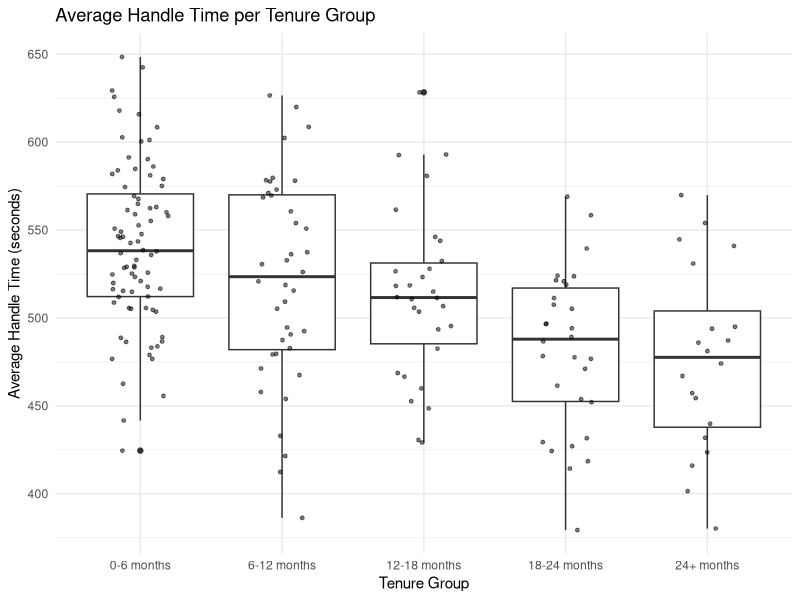
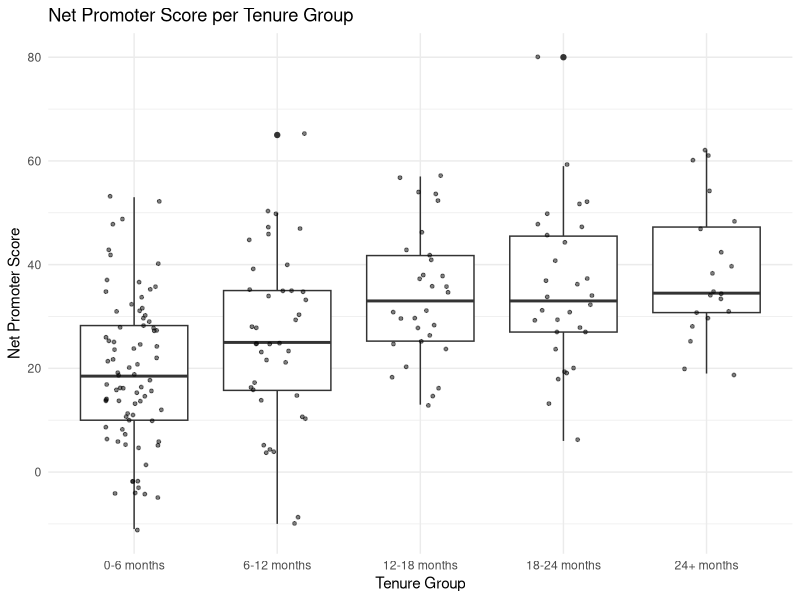
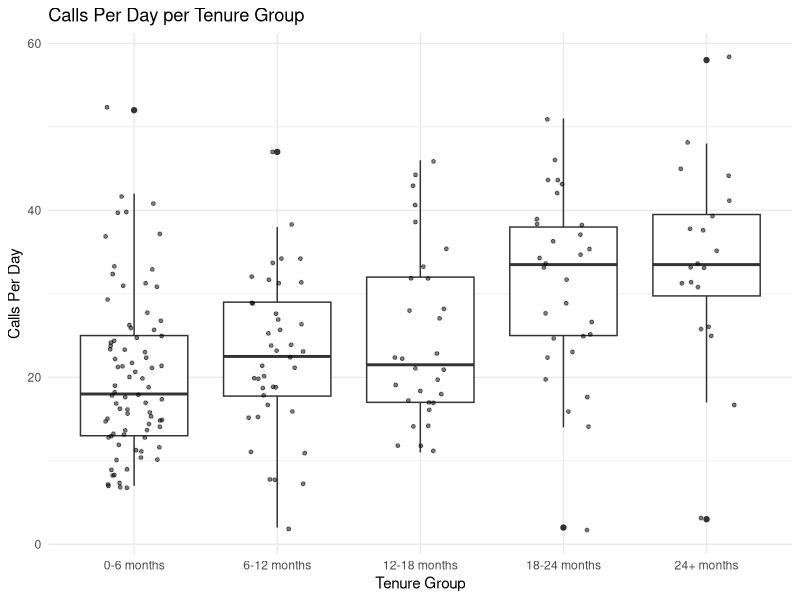
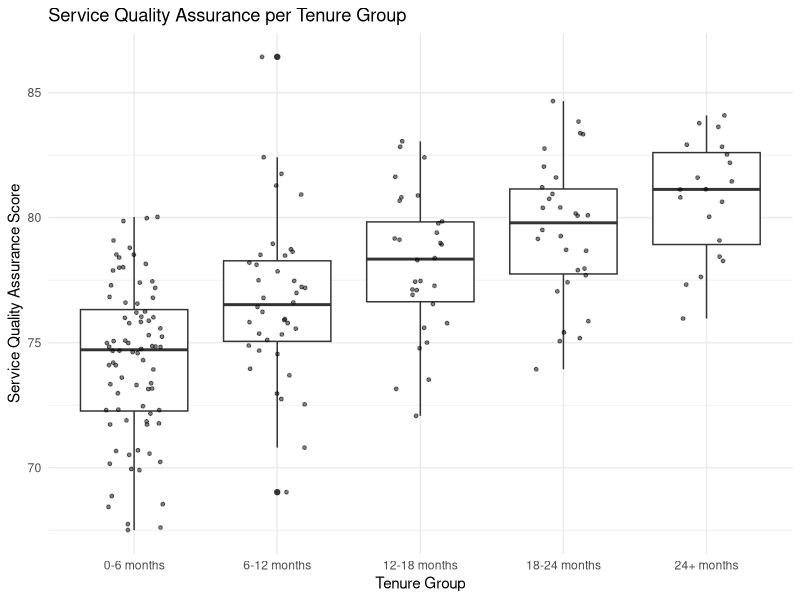
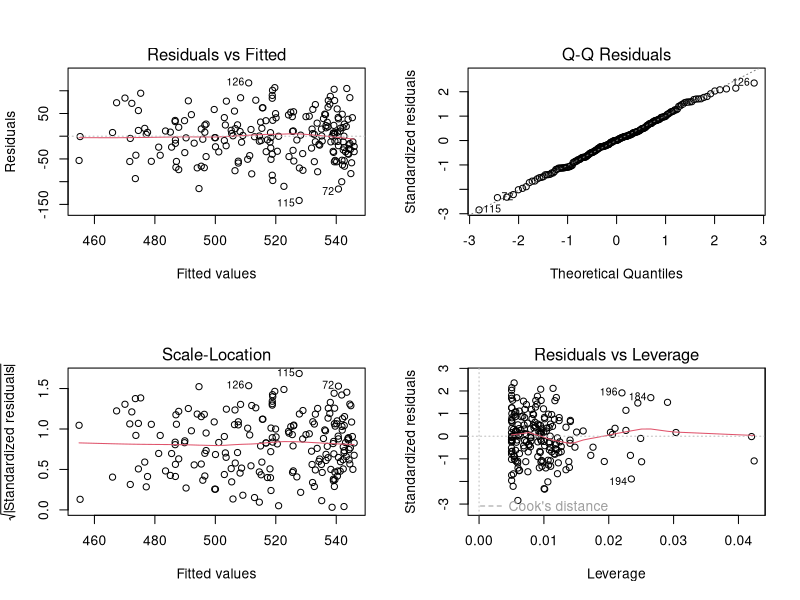
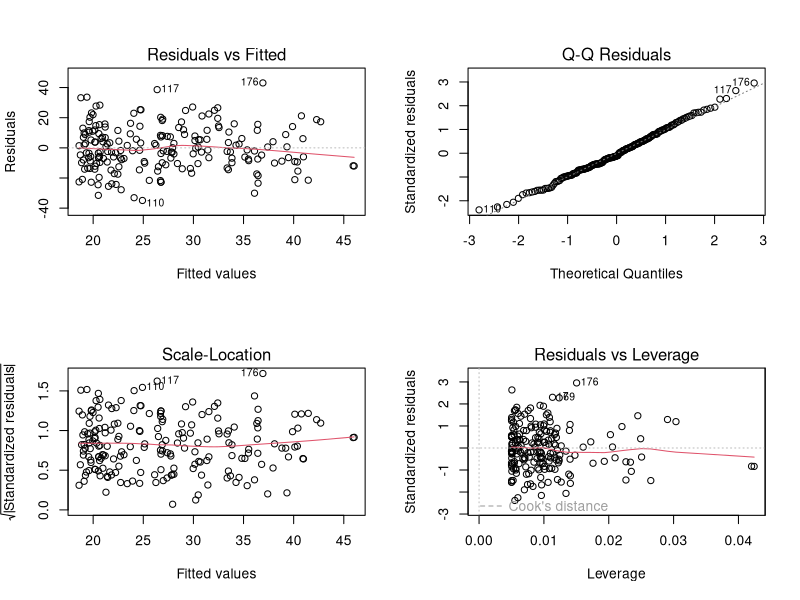
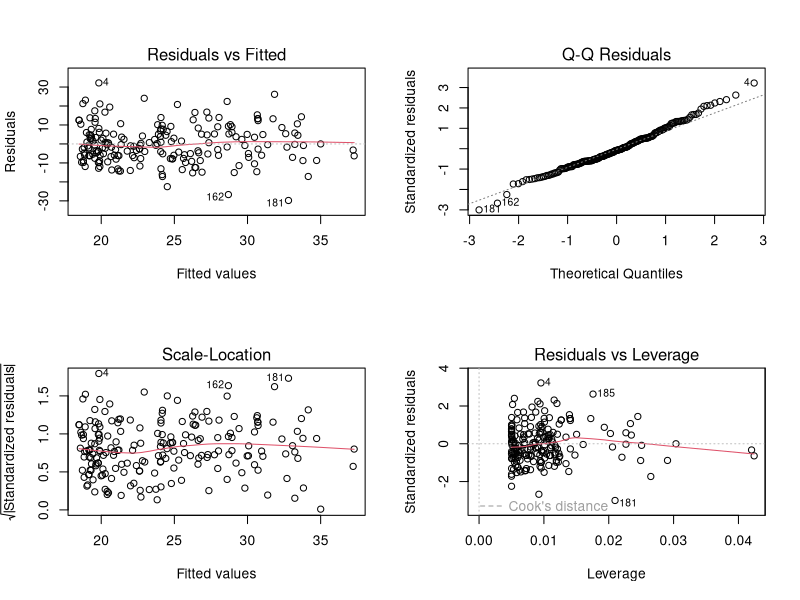
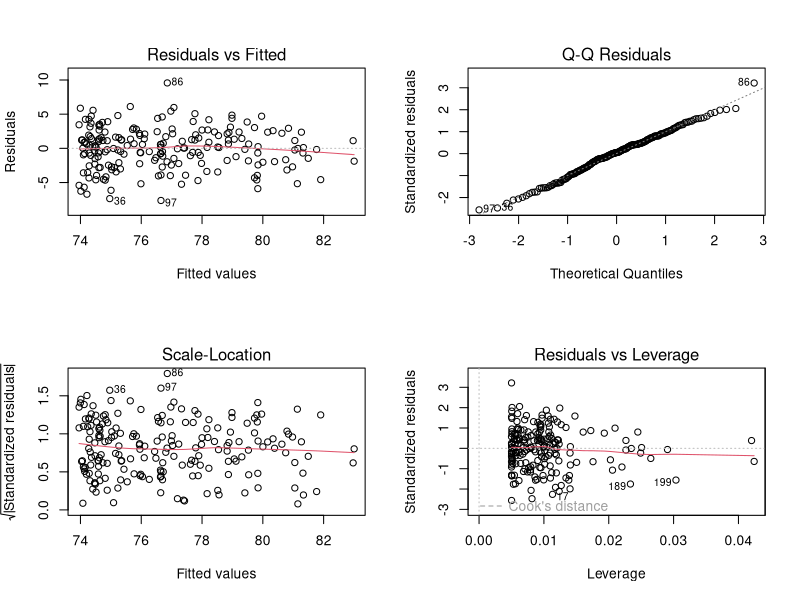

R code for these plots, in order:
# install.packages(c("tidyverse", "lubridate", "MASS", "reshape2"))

library(tidyverse)
library(MASS)
library(lubridate)
library(reshape2)

# set seed for reproducibility when generating random data
set.seed(123)

# set number of total employees
total_employees <- 200

# create row names for each tenure cohort
tenure_groups <- c("0-6 months", "6-12 months", "12-18 months", "18-24 months", "24+ months")
# distribute tenure cohorts into 40% 0-6 months and distribute the remainder among other cohorts
tenure_distribution <- c(0.4, 0.2, 0.15, 0.15, 0.1)
# get integer values of each tenure group depending on the percentage distribution
employees_per_group <- round(total_employees * tenure_distribution)

# create empty dataframe to store generated employee data
df <- data.frame()

# synthesise data
for (i in 1:length(tenure_groups)) {
  group_df <- tibble(
    EmployeeID = seq(from = 1, to = employees_per_group[i]),
    TenureGroup = tenure_groups[i],
    # generate values for KPIs from a normal distribution - sqrt function is used here to simulate the increase as tenure increases
    AHT = rnorm(n = employees_per_group[i], mean = (600 - sqrt(i)*60), sd = 50), # Increased variability
    NPS = round(rnorm(n = employees_per_group[i], mean = (5 + sqrt(i)*15), sd = 15)),  # Increased variability
    CallsPerDay = round(rnorm(n = employees_per_group[i], mean = (10 + sqrt(i)*10), sd = 10)),  # Increased variability
    # Poisson distribution used to create the number of assessments completed by each employee
    QA_Assessments = rpois(n = employees_per_group[i], lambda = 10 + (i-1)*2),  
    # Placeholder for SQA values
    SQA = rep(0, employees_per_group[i])  
  )
  
  # SQA is now the sum of individual assessment scores divided by the number of assessments
  group_df$SQA <- sapply(group_df$QA_Assessments, function(x) {
    scores = rnorm(n = x, mean = 70 + sqrt(i)*5, sd = 10) # Increased variability
    return(sum(pmin(pmax(scores, 0), 100))/x)
  })
  
  df <- bind_rows(df, group_df)
}


# ensure no negative AHT values
df$AHT <- ifelse(df$AHT < 0, abs(df$AHT), df$AHT)
# ensure no NPS scores are out of bounds (-100 - 100)
df$NPS <- pmin(pmax(df$NPS, -100), 100)
# ensure no negative calls per day
df$CallsPerDay <- ifelse(df$CallsPerDay < 0, abs(df$CallsPerDay), df$CallsPerDay)
# ensure no SQA values are out of bounds
df$SQA <- pmin(pmax(df$SQA, 0), 100)

# Add a random number of days within the appropriate range for each tenure group
# This could provide more granuluarity when fitting regression models
df$DaysEmployed <- ifelse(df$TenureGroup == "0-6 months", sample(0:180, size = nrow(df), replace = TRUE), 
                          ifelse(df$TenureGroup == "6-12 months", sample(181:365, size = nrow(df), replace = TRUE), 
                                 ifelse(df$TenureGroup == "12-18 months", sample(366:545, size = nrow(df), replace = TRUE),
                                        ifelse(df$TenureGroup == "18-24 months", sample(546:730, size = nrow(df), replace = TRUE), sample(731:1095, size = nrow(df), replace = TRUE)))))

# EDA
# create levels/factors from tenure cohorts for plotting purposes
df$TenureGroupFact <- factor(df$TenureGroup, 
                         levels = c("0-6 months", 
                                    "6-12 months", 
                                    "12-18 months", 
                                    "18-24 months", 
                                    "24+ months"))

# AHT plot
ggplot(df, aes(x = TenureGroupFact, y = AHT)) +
  geom_boxplot() +
  geom_jitter(width = 0.2, size = 1, alpha = 0.5) +
  theme_minimal() +
  labs(title = "Average Handle Time per Tenure Group",
       x = "Tenure Group",
       y = "Average Handle Time (seconds)")

# NPS plot
ggplot(df, aes(x = TenureGroupFact, y = NPS)) +
  geom_boxplot() +
  geom_jitter(width = 0.2, size = 1, alpha = 0.5) +
  theme_minimal() +
  labs(title = "Net Promoter Score per Tenure Group",
       x = "Tenure Group",
       y = "Net Promoter Score")

# CallsPerDay plot
ggplot(df, aes(x = TenureGroupFact, y = CallsPerDay)) +
  geom_boxplot() +
  geom_jitter(width = 0.2, size = 1, alpha = 0.5) +
  theme_minimal() +
  labs(title = "Calls Per Day per Tenure Group",
       x = "Tenure Group",
       y = "Calls Per Day")

# SQA plot
ggplot(df, aes(x = TenureGroupFact, y = SQA)) +
  geom_boxplot() +
  geom_jitter(width = 0.2, size = 1, alpha = 0.5) +
  theme_minimal() +
  labs(title = "Service Quality Assurance per Tenure Group",
       x = "Tenure Group",
       y = "Service Quality Assurance Score")


# increase performance of more tenured employees
# have more people at either end of the range rather than in the middle
# have better performing newer staff at lower end of AHT and NPS etc.
# make increases less aggressive between cohorts but remain linear

# create summary table showing mean/median/SD of each KPI per tenure group
df_summary <- df %>% 
  group_by(TenureGroup) %>% 
  summarise(
    Mean_AHT = mean(AHT),
    Median_AHT = median(AHT),
    SD_AHT = sd(AHT),
    Mean_NPS = mean(NPS),
    Median_NPS = median(NPS),
    SD_NPS = sd(NPS),
    Mean_CallsPerDay = mean(CallsPerDay),
    Median_CallsPerDay = median(CallsPerDay),
    SD_CallsPerDay = sd(CallsPerDay),
    Mean_SQA = mean(SQA),
    Median_SQA = median(SQA),
    SD_SQA = sd(SQA)
  )


# Convert tenure groups to numerical values
# integers in ifelse are the middle value for the tenure range
# i.e. 0-6 months is 3 months, 6-12 months is 9 months etc.
# df$TenureNumerical <- ifelse(df$TenureGroup == "0-6 months", 3, 
#                              ifelse(df$TenureGroup == "6-12 months", 9, 
#                                     ifelse(df$TenureGroup == "12-18 months", 15, 
#                                            ifelse(df$TenureGroup == "18-24 months", 21, 30))))



# Fit linear models
# KPI as a function of cohort
model_AHT <- lm(AHT ~ DaysEmployed, data = df)
model_NPS <- lm(NPS ~ DaysEmployed, data = df)
model_CallsPerDay <- lm(CallsPerDay ~ DaysEmployed, data = df)
model_SQA <- lm(SQA ~ DaysEmployed, data = df)

# Calculate standard errors for each model
se_AHT <- summary(model_AHT)$coefficients["DaysEmployed", "Std. Error"]
se_NPS <- summary(model_NPS)$coefficients["DaysEmployed", "Std. Error"]
se_CallsPerDay <- summary(model_CallsPerDay)$coefficients["DaysEmployed", "Std. Error"]
se_SQA <- summary(model_SQA)$coefficients["DaysEmployed", "Std. Error"]

# Combine standard errors into a data frame
se <- data.frame(AHT = se_AHT, NPS = se_NPS, CallsPerDay = se_CallsPerDay, SQA = se_SQA)

# plot assumptions of each model
par(mfrow=c(2,2))
plot(model_AHT)

par(mfrow=c(2,2))
plot(model_NPS)

par(mfrow=c(2,2))
plot(model_CallsPerDay)

par(mfrow=c(2,2))
plot(model_SQA)







# Create a new data frame for days of employment
days <- seq(0, 1080, by = 15) # 15-day intervals from 30 to 720
benchmarks <- data.frame(DaysEmployed = days)

# Predict KPIs at each specified day of employment
benchmarks$AHT <- predict(model_AHT, newdata = benchmarks)
benchmarks$NPS <- predict(model_NPS, newdata = benchmarks)
benchmarks$CallsPerDay <- round(predict(model_CallsPerDay, newdata = benchmarks))
benchmarks$SQA <- predict(model_SQA, newdata = benchmarks)

# Define breaks for the tenure cohort categories
breaks <- c(0, 180, 360, 540, 720, Inf) # corresponds to 0-6, 6-12, 12-18, 18-24, 24+ months

# Define labels for the tenure cohort categories
labels <- c("0-6 months", "6-12 months", "12-18 months", "18-24 months", "24+ months")

# Create TenureCohort column
benchmarks$TenureCohort <- cut(benchmarks$DaysEmployed, breaks = breaks, labels = labels, include.lowest = TRUE, right = FALSE)

# Repeat se data frame for each row of benchmarks
se_rep <- se[rep(1, nrow(benchmarks)), ]

# Use standard errors to calculate confidence intervals
benchmarks <- cbind(benchmarks, lower = benchmarks[, 2:5] - 1.96 * se_rep, upper = benchmarks[, 2:5] + 1.96 * se_rep)

# The KPI with the highest R-squared value has the strongest linear relationship with tenure. 
# Thus, the benchmarks for this KPI could be considered the most significant or reliable, 
# in terms of being predicted by tenure
summary(model_AHT)$r.squared
summary(model_NPS)$r.squared
summary(model_CallsPerDay)$r.squared
summary(model_SQA)$r.squared


